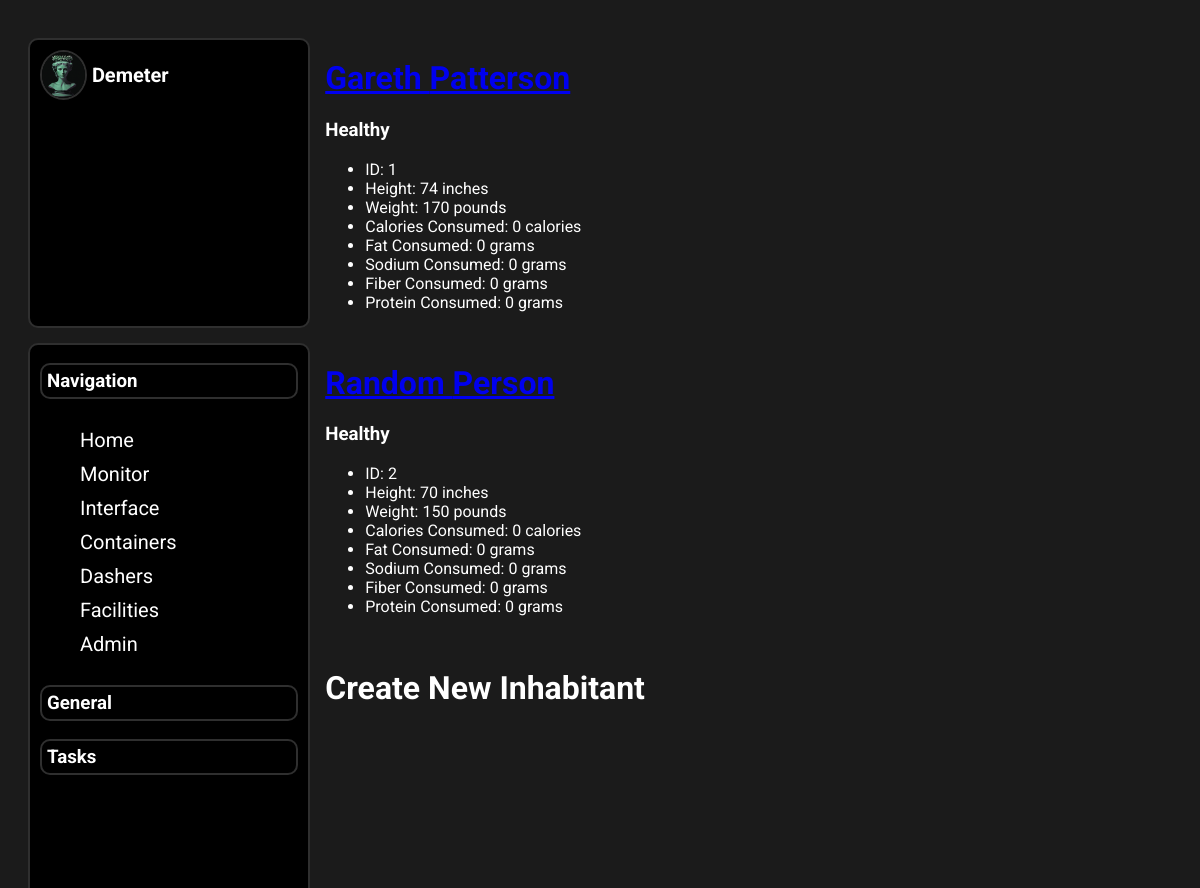
The page /monitor/ (upper part) on the database as committed earlier.
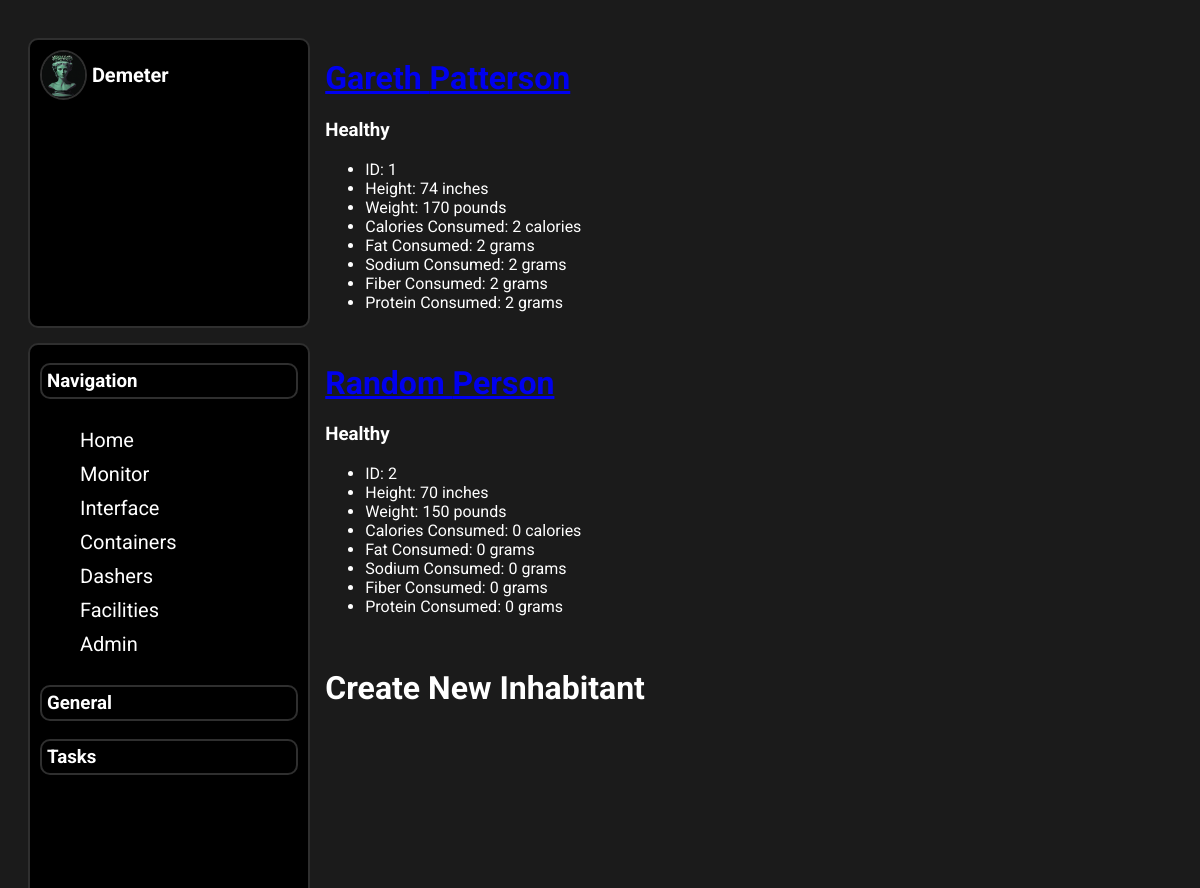
The same page on the database as committed later.
### inhabitant/models.py (models this page shows, shortened)
class DailyNutrition(models.Model):
    dailyNutrition = models.UUIDField(default=uuid.uuid4, editable=True, unique=True)
    inhabitant = models.ForeignKey(Inhabitant, on_delete=models.CASCADE, related_name="Nutrition")
    dateStamp = models.DateField(default=datetime.today)
    timeStamp = models.DateTimeField(default=datetime.now)
    foodEaten = models.TextField(null=True, blank=True)
    caloriesConsumed = models.IntegerField(default=0, blank=False, null=False, validators=[MinValueValidator(0)])
    fatConsumed = models.IntegerField(default=0, blank=False, null=False, validators=[MinValueValidator(0)])
    sodiumConsumed = models.IntegerField(default=0, blank=False, null=False, validators=[MinValueValidator(0)])
    fiberConsumed = models.IntegerField(default=0, blank=False, null=False, validators=[MinValueValidator(0)])
    proteinConsumed = models.IntegerField(default=0, blank=False, null=False, validators=[MinValueValidator(0)])

class Inhabitant(models.Model):
    STATUS = [
    ("Healthy", "Healthy"),
    ("Sick", "Sick"),
    ("Recovering","Recovering"),
    ("Injured","Injured"),
    ("Deceased","Deceased"),
    ]
    firstName = models.CharField(max_length=64)
    lastName = models.CharField(max_length=64)
    inhabitantID = models.CharField(max_length=64,primary_key=True)
    height =models.IntegerField(blank=False)
    weight = models.IntegerField(blank=False)
    status = models.CharField(max_length=64,default="Healthy",choices=STATUS)
    isVegetarian = models.BooleanField(default=False)
    allergyGluten = models.BooleanField(default=False)
    allergyDairy = models.BooleanField(default=False)

### inhabitant/views.py (the view)
# urls.py: path("monitor/",views.healthMonitor,name="monitor"),
def healthMonitor(request):
    nutrition = DailyNutrition.objects.all()
    inhabitants = Inhabitant.objects.all()
    typeRation = TypeRation.objects.all()
    if request.method == 'POST':
        form = InhabitantForm(request.POST)
        if form.is_valid():
            inhabModel = form.save()
            dn = DailyNutrition.objects.create(
                inhabitant=inhabModel,
            )
    else:
        form = InhabitantForm()
    context ={
        "inhabitant": inhabitants,
        "nutrition": nutrition,
        "form":form,
    }
    return render(request, "inhabitant/monitor.html",context)

### inhabitant/templates/inhabitant/monitor.html (shortened to what this page needs)
{% extends 'inhabitant/base.html' %}
{% block body%}
{% load static %}
<link rel="stylesheet" type="text/css" href="{% static 'css/home.css' %}">
{% for person in nutrition %}
<div>
<h1 class="inhabitant-display"><a href="{% url 'inhabdash' inhabitantID=person.inhabitant.inhabitantID %}" >{{ person.inhabitant.firstName }} {{ person.inhabitant.lastName }}</a></h1>
<h3>{{ person.inhabitant.status }}</h3>
    <ul>
        <li>ID: {{ person.inhabitant.inhabitantID }}</li>
        <li>Height: {{ person.inhabitant.height }} inches</li>
        <li>Weight: {{ person.inhabitant.weight }} pounds</li>
        <li>Calories Consumed: {{ person.caloriesConsumed }} calories</li>
        <li>Fat Consumed: {{ person.fatConsumed }} grams</li>
        <li>Sodium Consumed: {{ person.sodiumConsumed }} grams</li>
        <li>Fiber Consumed: {{ person.fiberConsumed }} grams</li>
        <li>Protein Consumed: {{ person.proteinConsumed }} grams</li>
    </ul>
</div>
{% endfor %}
<h1>Create New Inhabitant</h1>
<h1>{{ method }}</h1>
<form action="" method="post">
</form>
{% endblock body %}

Rows that differ between the two databases and show on the page:
changed DailyNutrition (number 1 of 2 on the later page): caloriesConsumed "0" → "2"; fatConsumed "0" → "2"; sodiumConsumed "0" → "2"; fiberConsumed "0" → "2"; proteinConsumed "0" → "2"
